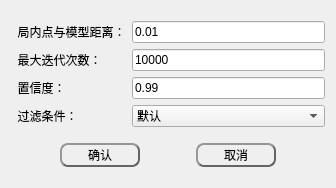
<?xml version="1.0" encoding="UTF-8"?>
<ui version="4.0">
 <class>LineDlgClass</class>
 <widget class="QWidget" name="LineDlgClass">
  <property name="geometry">
   <rect>
    <x>0</x>
    <y>0</y>
    <width>336</width>
    <height>188</height>
   </rect>
  </property>
  <property name="windowTitle">
   <string>直线拟合</string>
  </property>
  <layout class="QGridLayout" name="gridLayout">
   <item row="0" column="0">
    <layout class="QGridLayout" name="gridLayout_3">
     <item row="1" column="1">
      <widget class="QLineEdit" name="Iteration">
       <property name="text">
        <string>10000</string>
       </property>
      </widget>
     </item>
     <item row="1" column="0">
      <widget class="QLabel" name="label_7">
       <property name="text">
        <string>  最大迭代次数：</string>
       </property>
      </widget>
     </item>
     <item row="0" column="0">
      <widget class="QLabel" name="label_6">
       <property name="text">
        <string>  局内点与模型距离：</string>
       </property>
      </widget>
     </item>
     <item row="0" column="1">
      <widget class="QLineEdit" name="LocalPoint">
       <property name="text">
        <string>0.01</string>
       </property>
      </widget>
     </item>
     <item row="2" column="0">
      <widget class="QLabel" name="label_8">
       <property name="text">
        <string>  置信度：</string>
       </property>
      </widget>
     </item>
     <item row="2" column="1">
      <widget class="QLineEdit" name="Confidence">
       <property name="text">
        <string>0.99</string>
       </property>
      </widget>
     </item>
     <item row="3" column="1">
      <widget class="QComboBox" name="ifReverse">
       <item>
        <property name="text">
         <string>默认</string>
        </property>
       </item>
       <item>
        <property name="text">
         <string>反向</string>
        </property>
       </item>
      </widget>
     </item>
     <item row="3" column="0">
      <widget class="QLabel" name="label_10">
       <property name="text">
        <string>  过滤条件：</string>
       </property>
      </widget>
     </item>
    </layout>
   </item>
   <item row="1" column="0">
    <layout class="QHBoxLayout" name="horizontalLayout_2">
     <item>
      <spacer name="horizontalSpacer_4">
       <property name="orientation">
        <enum>Qt::Horizontal</enum>
       </property>
       <property name="sizeHint" stdset="0">
        <size>
         <width>40</width>
         <height>20</height>
        </size>
       </property>
      </spacer>
     </item>
     <item>
      <widget class="QPushButton" name="btn_ok">
       <property name="minimumSize">
        <size>
         <width>80</width>
         <height>24</height>
        </size>
       </property>
       <property name="styleSheet">
        <string notr="true">QPushButton{
	color: rgb(0, 0, 0);
	background-color: rgba(255, 255, 255,0);
	border:2px outset rgb(100, 100, 100);
	border-radius:8px;
  	text-align: center center;
} 

/*鼠标放在按钮上方*/
QPushButton:hover:enabled {
	background-color: rgba(255, 255, 255,150);
	border:2px outset rgba(100, 100, 100,150);
} 

/*鼠标点击按钮*/
QPushButton:pressed:enabled {
	background-color: rgba(255, 255, 255,255);
	border:4px outset rgba(100, 100, 100,255);
}

QPushButton:enabled{ 
	color: rgb(0, 0, 0);
	background-color: rgba(255, 255, 255,0);
	border:2px outset rgb(100, 100, 100);
}

QPushButton:disabled{ 
	color: rgb(150, 150, 150);
	background-color: rgba(150, 150, 150,0);
	border:2px outset rgb(100, 100, 100);
}</string>
       </property>
       <property name="text">
        <string>确认</string>
       </property>
      </widget>
     </item>
     <item>
      <spacer name="horizontalSpacer_5">
       <property name="orientation">
        <enum>Qt::Horizontal</enum>
       </property>
       <property name="sizeHint" stdset="0">
        <size>
         <width>40</width>
         <height>20</height>
        </size>
       </property>
      </spacer>
     </item>
     <item>
      <widget class="QPushButton" name="btn_cancel">
       <property name="minimumSize">
        <size>
         <width>80</width>
         <height>24</height>
        </size>
       </property>
       <property name="styleSheet">
        <string notr="true">QPushButton{
	color: rgb(0, 0, 0);
	background-color: rgba(255, 255, 255,0);
	border:2px outset rgb(100, 100, 100);
	border-radius:8px;
  	text-align: center center;
} 

/*鼠标放在按钮上方*/
QPushButton:hover:enabled {
	background-color: rgba(255, 255, 255,150);
	border:2px outset rgba(100, 100, 100,150);
} 

/*鼠标点击按钮*/
QPushButton:pressed:enabled {
	background-color: rgba(255, 255, 255,255);
	border:4px outset rgba(100, 100, 100,255);
}

QPushButton:enabled{ 
	color: rgb(0, 0, 0);
	background-color: rgba(255, 255, 255,0);
	border:2px outset rgb(100, 100, 100);
}

QPushButton:disabled{ 
	color: rgb(150, 150, 150);
	background-color: rgba(150, 150, 150,0);
	border:2px outset rgb(100, 100, 100);
}</string>
       </property>
       <property name="text">
        <string>取消</string>
       </property>
      </widget>
     </item>
     <item>
      <spacer name="horizontalSpacer_6">
       <property name="orientation">
        <enum>Qt::Horizontal</enum>
       </property>
       <property name="sizeHint" stdset="0">
        <size>
         <width>40</width>
         <height>20</height>
        </size>
       </property>
      </spacer>
     </item>
    </layout>
   </item>
  </layout>
 </widget>
 <layoutdefault spacing="6" margin="11"/>
 <resources/>
 <connections/>
</ui>
